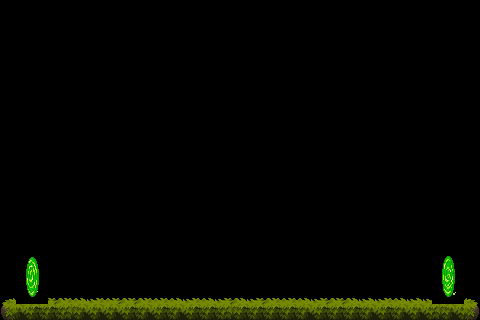

This game map was drawn from its Tiled (.tmx) file and the tilesets committed beside it. A one-line description and the trimmed map source follow:
An orthogonal 30x20 tile map with 16x16 px tiles, 1 tile layer (Слой тайлов 1), 3 tilesets.

<map version="1.10" tiledversion="1.10.2" orientation="orthogonal" renderorder="right-down" width="30" height="20" tilewidth="16" tileheight="16" infinite="0" nextlayerid="2" nextobjectid="1">
 <tileset firstgid="1" source="Tiles.tsx" />
 <tileset firstgid="626" source="Chests.tsx" />
 <tileset firstgid="686" source="Green Portal.tsx" />
 <layer id="1" name="Слой тайлов 1" width="30" height="20">
  <data>[600 cells, 68 non-empty, 22 distinct tile ids]</data>
 </layer>
</map>
